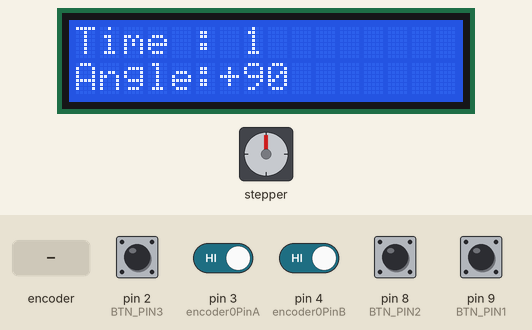
Simulated run of this sketch. Board: Arduino Uno, built with avr-gcc and run on an emulated ATmega328P. Parts: stepper motor, 16×2 character LCD. Wiring (inferred from the names in the program): stepper motor driver (200 steps per turn assumed): step pin 6; direction pin 5; enable pin 7. Inputs (shaded band) come from the test bench; at power-on: pin 2 (BTN_PIN3), pin 3 (encoder0PinA), pin 4 (encoder0PinB), pin 8 (BTN_PIN2), pin 9 (BTN_PIN1) HIGH.

Above: at 1.2 s.
1.3 s: pin 8 (BTN_PIN2) pulled LOW for 0.15 s
2.9 s: rotary encoder on pin 3 (encoder0PinA) / pin 4 (encoder0PinB) turned 3 steps (first pin leading)
At 3.8 s:
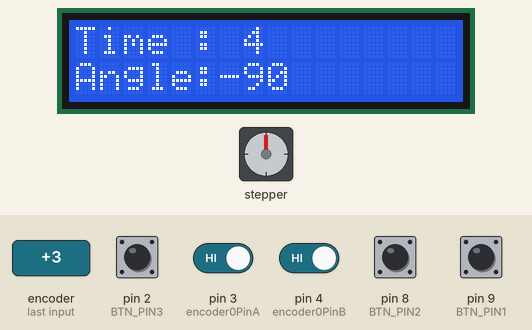
5.0 s: pin 8 (BTN_PIN2) pulled LOW for 1 s
7.5 s: rotary encoder on pin 3 (encoder0PinA) / pin 4 (encoder0PinB) turned 1 step (first pin leading)
At 8.2 s:
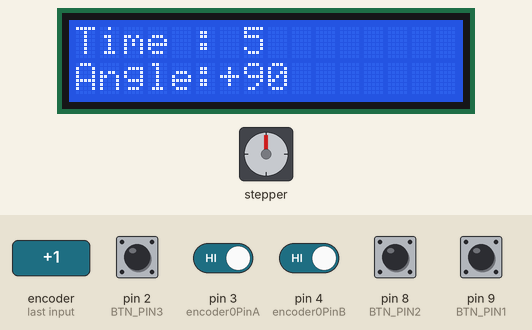
9.2 s: pin 2 (BTN_PIN3) pulsed LOW 2 times (0.12 s each, 0.3 s apart)
At 12.7 s:
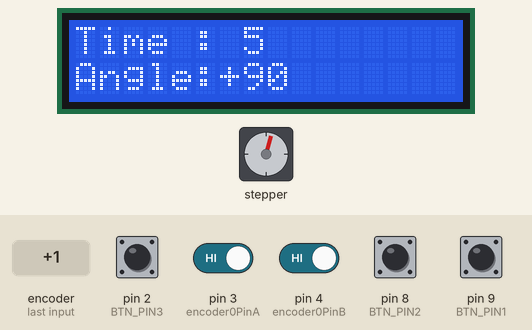
12.8 s: pin 2 (BTN_PIN3) pulled LOW for 0.15 s
At 13.6 s:
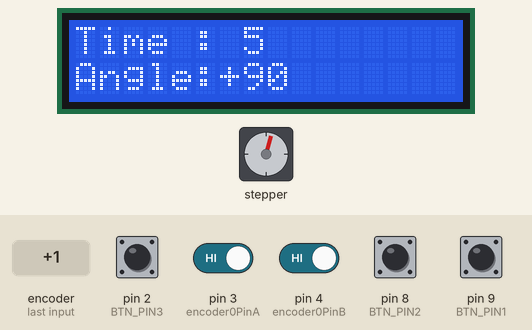
Timing chart, 0 to 15.4 s (numbered marks = the images above; inputs shaded):
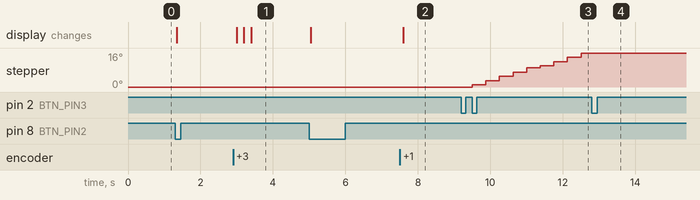

Measured:
- after the input at 2.9 s, the display: first changes after 0.10 s (image 1 shows a later state)
- after the input at 7.5 s, the display: changes after 0.10 s (image 2)
- after the input at 9.2 s, stepper: keeps turning clockwise at about 5°/s, starting after 0.30 s
- after the input at 12.8 s, stepper: stops changing and stays 16°

The sketch:

Timelapse.ino
```cpp
#include <LiquidCrystal_I2C.h> //I2C 라이브러리 다운받아야 함
LiquidCrystal_I2C lcd(0x27, 16, 2); //Analog A5 = SCL, A4 = SDA
#define BTN_PIN1 9 //값 모드 조정
#define BTN_PIN2 8 //방향 조정
#define BTN_PIN3 2 //시작 종료
int encoder0PinA = 3; //로터리 인코더 A
int encoder0PinB = 4; //로터리 인코더 B
void setup()
{
  lcd.begin();
  Serial.begin(9600);
  pinMode(7,OUTPUT); // Enable 핀지정
  pinMode(6,OUTPUT); // Step 핀지정
  pinMode(5,OUTPUT); // Dir 핀지정
  pinMode(encoder0PinA, INPUT);
  pinMode(encoder0PinB, INPUT);
  pinMode(BTN_PIN1, INPUT_PULLUP);
  pinMode(BTN_PIN2, INPUT_PULLUP);
  pinMode(BTN_PIN3, INPUT_PULLUP);
  attachInterrupt(0,swInterrupt, FALLING);
  digitalWrite(7,LOW); //  Enable의 초기값을 low 로 지정
}

int encoder0Pos = 0; //로터리 값
int encoder0PinALast = LOW;
int n = LOW;
int i; //motor for문 조건
int j; //motor for문 조건
int time_ = 1; //LCD 출력 시간
int angle_ = 90; //LCD 출력 각도
int btn1=0; //버튼 flag
int btn2=0; //버튼 flag
boolean stopinterrupt = false; //모터 정지 인터럽트
int flag = 1; //값 모드 조정 flag
int run_motor = 1; //모터 시작 및 시간 각도 조절관련 flag
float setAngle = angle_; //각도 dumo
float angleCondition=setAngle*8.8889; // 각도를 a4988에 맞게 변경
float setTime = 6 * time_; //time이 1분 단위이기 때문에 분당 60초를 맞추기 위해 6을 곱함
int timeCondition = (360/setAngle)*3125;
int time_pre; //모터 움직이는 시간 체크용
int dir = 1; //방향 조절 flag
int startInterrupt = 1; //채터링 문제로 flag 만든 것
/*
 *******************************************************************
*/
void loop()
{
  if(run_motor == 1){
    n = digitalRead(encoder0PinA);
    encoder0Pos=0;
    if ((encoder0PinALast == LOW) && (n == HIGH)) {
      if (digitalRead(encoder0PinB) == LOW) {
        encoder0Pos++;
      } else {
        encoder0Pos--;
      }
      if(flag == 1) {
        time_ = time_ + encoder0Pos;
        if(time_ <= 0)time_ = 1;
      }
      else{
        angle_ = angle_+ encoder0Pos*10;
      if(angle_<=89)angle_ = 90;
      else if(angle_ >= 361)angle_ = 360;
      }
        lcdprint();
    }
    encoder0PinALast = n;

    if(btn1 != digitalRead(BTN_PIN1)){
      btn1 = digitalRead(BTN_PIN1);
      if(btn1 == 0){
        flag = -flag;
      }
    }
    if(btn2 != digitalRead(BTN_PIN2)){
      btn2 = digitalRead(BTN_PIN2);
      if(btn2 == 0){
        dir = -dir;lcdprint();
      }
    }
  }
  else if(run_motor == -1){
      motorRun();run_motor = 1;
  }
}
/*
 ***************************************************************************
*/
void swInterrupt(){
  delayMicroseconds(2000);
  if(startInterrupt == 1){
    delayMicroseconds(1);
    startInterrupt = 0;
  }
  else{
    if(run_motor == 1){
      run_motor = -1;
      stopinterrupt = false;
    }
    else{
      run_motor = 1;
      stopinterrupt = true;
    }
  }
}

void motorRun(){
  setAngle = angle_;
  angleCondition=setAngle*8.8889;
  setTime = 6 * time_;
  timeCondition = (360/setAngle)*3125; //360도를 10초동안 돌릴려면 3125로. 180도는 6250.
  if(dir == 1)
    digitalWrite(5,HIGH); // Set Dir high
  else
    digitalWrite(5,LOW); // Set Dir high
  time_pre = millis()/1000;
  for(i = 0; i < angleCondition; i++) // (변경하여 회전각 조절 가능)
  {//800 = 90도, 1600=180도
      if(stopinterrupt == true){ //종료버튼 누르면 for문 종료
        stopinterrupt = false;
        break;
      }
      digitalWrite(6,HIGH); // Output high
      delayMicroseconds(1);
      digitalWrite(6,LOW); // Output low
      for(j=0;j<setTime;j++)
        delayMicroseconds(timeCondition);//3125=>10초, 18750=>60초
      }
  //Serial.println((millis()/1000)-time_pre); //주석 해제하면 serial로 모터 움직인 시간 체크 가능
  delay(1000); // pause one second (1000ms=1s 간 정지)
}
void lcdprint(){
  lcd.setCursor(0,0);
  lcd.print("                "); //LCD 초기화
  lcd.setCursor(0,0);
  lcd.print("Time : ");lcd.print(time_);
  lcd.setCursor(0,1);
  lcd.print("                "); //LCD 초기화
  lcd.setCursor(0,1);
  if(dir == 1){
    lcd.print("Angle:+");lcd.print(angle_);
  }
  else{
    lcd.print("Angle:-");lcd.print(angle_);
  }
}
```
